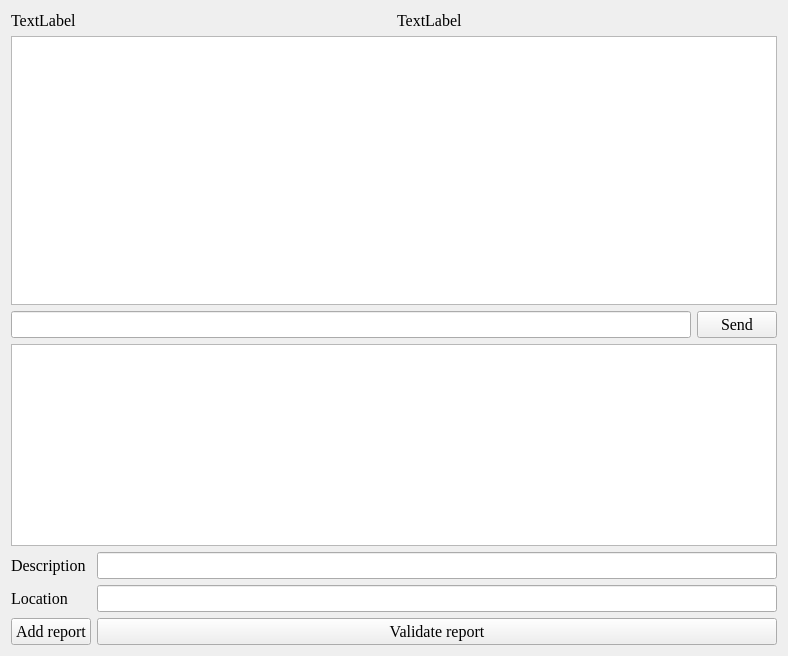
<?xml version="1.0" encoding="UTF-8"?>
<ui version="4.0">
 <class>DriverGuiClass</class>
 <widget class="QWidget" name="DriverGuiClass">
  <property name="geometry">
   <rect>
    <x>0</x>
    <y>0</y>
    <width>788</width>
    <height>656</height>
   </rect>
  </property>
  <property name="windowTitle">
   <string>DriverGui</string>
  </property>
  <layout class="QVBoxLayout" name="verticalLayout_3">
   <item>
    <layout class="QHBoxLayout" name="horizontalLayout">
     <item>
      <widget class="QLabel" name="driverLocationLabel">
       <property name="font">
        <font>
         <family>Times New Roman</family>
         <pointsize>12</pointsize>
        </font>
       </property>
       <property name="text">
        <string>TextLabel</string>
       </property>
      </widget>
     </item>
     <item>
      <widget class="QLabel" name="driverScoreLabel">
       <property name="font">
        <font>
         <family>Times New Roman</family>
         <pointsize>12</pointsize>
        </font>
       </property>
       <property name="text">
        <string>TextLabel</string>
       </property>
      </widget>
     </item>
    </layout>
   </item>
   <item>
    <layout class="QVBoxLayout" name="verticalLayout_2">
     <item>
      <widget class="QListWidget" name="chat">
       <property name="font">
        <font>
         <family>Times New Roman</family>
         <pointsize>12</pointsize>
        </font>
       </property>
      </widget>
     </item>
     <item>
      <layout class="QHBoxLayout" name="horizontalLayout_2">
       <item>
        <widget class="QLineEdit" name="messageLineEdit">
         <property name="font">
          <font>
           <family>Times New Roman</family>
           <pointsize>12</pointsize>
          </font>
         </property>
        </widget>
       </item>
       <item>
        <widget class="QPushButton" name="sendButton">
         <property name="font">
          <font>
           <family>Times New Roman</family>
           <pointsize>12</pointsize>
          </font>
         </property>
         <property name="text">
          <string>Send</string>
         </property>
        </widget>
       </item>
      </layout>
     </item>
    </layout>
   </item>
   <item>
    <layout class="QVBoxLayout" name="verticalLayout">
     <item>
      <widget class="QListWidget" name="reportsList">
       <property name="font">
        <font>
         <family>Times New Roman</family>
         <pointsize>12</pointsize>
        </font>
       </property>
      </widget>
     </item>
     <item>
      <layout class="QFormLayout" name="formLayout">
       <item row="0" column="0">
        <widget class="QLabel" name="label">
         <property name="font">
          <font>
           <family>Times New Roman</family>
           <pointsize>12</pointsize>
          </font>
         </property>
         <property name="text">
          <string>Description</string>
         </property>
        </widget>
       </item>
       <item row="0" column="1">
        <widget class="QLineEdit" name="descriptionLineEdit">
         <property name="font">
          <font>
           <family>Times New Roman</family>
           <pointsize>12</pointsize>
          </font>
         </property>
        </widget>
       </item>
       <item row="1" column="0">
        <widget class="QLabel" name="label_2">
         <property name="font">
          <font>
           <family>Times New Roman</family>
           <pointsize>12</pointsize>
          </font>
         </property>
         <property name="text">
          <string>Location</string>
         </property>
        </widget>
       </item>
       <item row="1" column="1">
        <widget class="QLineEdit" name="locationLineEdit">
         <property name="font">
          <font>
           <family>Times New Roman</family>
           <pointsize>12</pointsize>
          </font>
         </property>
        </widget>
       </item>
       <item row="2" column="0">
        <widget class="QPushButton" name="addButton">
         <property name="font">
          <font>
           <family>Times New Roman</family>
           <pointsize>12</pointsize>
          </font>
         </property>
         <property name="text">
          <string>Add report</string>
         </property>
        </widget>
       </item>
       <item row="2" column="1">
        <widget class="QPushButton" name="validateButton">
         <property name="font">
          <font>
           <family>Times New Roman</family>
           <pointsize>12</pointsize>
          </font>
         </property>
         <property name="text">
          <string>Validate report</string>
         </property>
        </widget>
       </item>
      </layout>
     </item>
    </layout>
   </item>
  </layout>
 </widget>
 <layoutdefault spacing="6" margin="11"/>
 <resources/>
 <connections/>
</ui>
